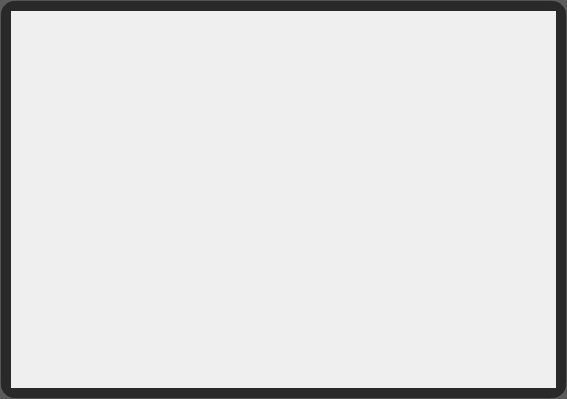
<?xml version="1.0" encoding="UTF-8"?>
<ui version="4.0">
 <class>image_gallery_grid</class>
 <widget class="QWidget" name="image_gallery_grid">
  <property name="geometry">
   <rect>
    <x>0</x>
    <y>0</y>
    <width>567</width>
    <height>399</height>
   </rect>
  </property>
  <property name="windowTitle">
   <string>Form</string>
  </property>
  <property name="styleSheet">
   <string notr="true">QWidget#image_gallery_grid {
    background-color: rgba(20, 20, 20, 0.7);  /* dark translucent background */
    border-radius: 15px;                      /* rounded corners */
    padding: 10px;                             /* inner padding for layout */

    /* Optional subtle border for glass effect */
    border: 1px solid rgba(255, 255, 255, 0.1);

    /* Optional shadow effect (works if using QGraphicsDropShadowEffect) */
    /* box-shadow: 0 8px 16px rgba(0, 0, 0, 0.2); */
}

QScrollArea#gallery_scroll_area {
    background-color: rgba(20, 20, 20, 0.5); /* semi-transparent dark */
    border: 20px;                             /* remove default frame */
    border-radius: 35px;                      /* match grid corners */
}</string>
  </property>
  <layout class="QGridLayout" name="gridLayout">
   <item row="0" column="0">
    <widget class="QScrollArea" name="gallery_scroll_area">
     <property name="horizontalScrollBarPolicy">
      <enum>Qt::ScrollBarPolicy::ScrollBarAlwaysOff</enum>
     </property>
     <property name="widgetResizable">
      <bool>true</bool>
     </property>
     <widget class="QWidget" name="grid_container">
      <property name="geometry">
       <rect>
        <x>0</x>
        <y>0</y>
        <width>549</width>
        <height>381</height>
       </rect>
      </property>
      <layout class="QHBoxLayout" name="horizontalLayout_2">
       <property name="spacing">
        <number>10</number>
       </property>
       <property name="leftMargin">
        <number>10</number>
       </property>
       <property name="topMargin">
        <number>10</number>
       </property>
       <property name="rightMargin">
        <number>10</number>
       </property>
       <property name="bottomMargin">
        <number>10</number>
       </property>
      </layout>
     </widget>
    </widget>
   </item>
  </layout>
 </widget>
 <resources/>
 <connections/>
</ui>
